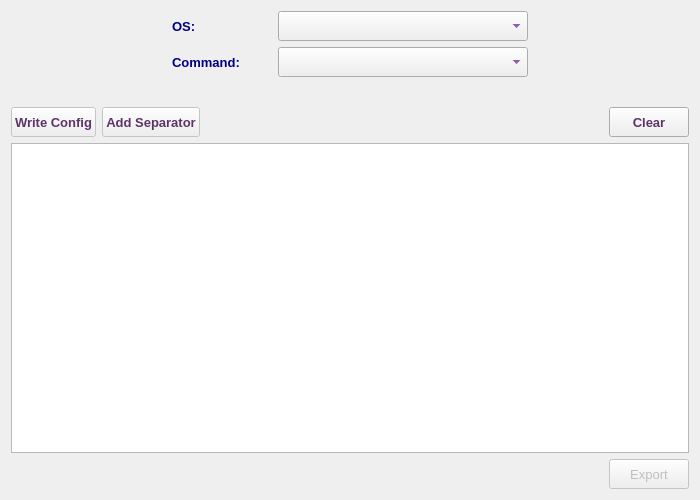
<?xml version="1.0" encoding="UTF-8"?>
<ui version="4.0">
 <class>NetworkAssistantDialog</class>
 <widget class="QDialog" name="NetworkAssistantDialog">
  <property name="geometry">
   <rect>
    <x>0</x>
    <y>0</y>
    <width>700</width>
    <height>500</height>
   </rect>
  </property>
  <property name="sizePolicy">
   <sizepolicy hsizetype="Preferred" vsizetype="Preferred">
    <horstretch>0</horstretch>
    <verstretch>0</verstretch>
   </sizepolicy>
  </property>
  <property name="minimumSize">
   <size>
    <width>700</width>
    <height>500</height>
   </size>
  </property>
  <property name="font">
   <font>
    <family>Tahoma</family>
    <pointsize>10</pointsize>
   </font>
  </property>
  <property name="windowTitle">
   <string>Network Assistant</string>
  </property>
  <property name="windowIcon">
   <iconset resource="../../../../image.qrc">
    <normaloff>:/Image/assistant.png</normaloff>:/Image/assistant.png</iconset>
  </property>
  <layout class="QVBoxLayout" name="verticalLayout_2">
   <item>
    <layout class="QHBoxLayout" name="horizontalLayout_3">
     <item>
      <widget class="QLabel" name="vendorLbl">
       <property name="minimumSize">
        <size>
         <width>50</width>
         <height>50</height>
        </size>
       </property>
       <property name="maximumSize">
        <size>
         <width>50</width>
         <height>50</height>
        </size>
       </property>
       <property name="font">
        <font>
         <family>Tahoma</family>
         <pointsize>10</pointsize>
        </font>
       </property>
       <property name="text">
        <string/>
       </property>
       <property name="pixmap">
        <pixmap resource="../../../../image.qrc">:/Image/Huawei.png</pixmap>
       </property>
       <property name="scaledContents">
        <bool>true</bool>
       </property>
      </widget>
     </item>
     <item>
      <layout class="QVBoxLayout" name="verticalLayout">
       <item>
        <layout class="QHBoxLayout" name="horizontalLayout">
         <item>
          <spacer name="horizontalSpacer">
           <property name="font">
            <font>
             <family>Tahoma</family>
             <pointsize>10</pointsize>
            </font>
           </property>
           <property name="orientation">
            <enum>Qt::Horizontal</enum>
           </property>
           <property name="sizeHint" stdset="0">
            <size>
             <width>40</width>
             <height>20</height>
            </size>
           </property>
          </spacer>
         </item>
         <item>
          <widget class="QLabel" name="sysnameLbl_2">
           <property name="minimumSize">
            <size>
             <width>100</width>
             <height>30</height>
            </size>
           </property>
           <property name="maximumSize">
            <size>
             <width>120</width>
             <height>30</height>
            </size>
           </property>
           <property name="font">
            <font>
             <family>Tahoma</family>
             <pointsize>10</pointsize>
             <weight>75</weight>
             <bold>true</bold>
            </font>
           </property>
           <property name="styleSheet">
            <string notr="true">color: rgb(0, 0, 127);</string>
           </property>
           <property name="text">
            <string>OS:</string>
           </property>
          </widget>
         </item>
         <item>
          <widget class="QComboBox" name="osCB">
           <property name="sizePolicy">
            <sizepolicy hsizetype="Preferred" vsizetype="Preferred">
             <horstretch>0</horstretch>
             <verstretch>0</verstretch>
            </sizepolicy>
           </property>
           <property name="minimumSize">
            <size>
             <width>250</width>
             <height>30</height>
            </size>
           </property>
           <property name="maximumSize">
            <size>
             <width>250</width>
             <height>30</height>
            </size>
           </property>
           <property name="font">
            <font>
             <family>Tahoma</family>
             <pointsize>10</pointsize>
             <weight>75</weight>
             <bold>true</bold>
            </font>
           </property>
           <property name="styleSheet">
            <string notr="true">color: rgb(85, 0, 127);</string>
           </property>
          </widget>
         </item>
         <item>
          <spacer name="horizontalSpacer_2">
           <property name="font">
            <font>
             <family>Tahoma</family>
             <pointsize>10</pointsize>
            </font>
           </property>
           <property name="orientation">
            <enum>Qt::Horizontal</enum>
           </property>
           <property name="sizeHint" stdset="0">
            <size>
             <width>40</width>
             <height>20</height>
            </size>
           </property>
          </spacer>
         </item>
        </layout>
       </item>
       <item>
        <layout class="QHBoxLayout" name="horizontalLayout_2">
         <item>
          <spacer name="horizontalSpacer_3">
           <property name="font">
            <font>
             <family>Tahoma</family>
             <pointsize>10</pointsize>
            </font>
           </property>
           <property name="orientation">
            <enum>Qt::Horizontal</enum>
           </property>
           <property name="sizeHint" stdset="0">
            <size>
             <width>40</width>
             <height>20</height>
            </size>
           </property>
          </spacer>
         </item>
         <item>
          <widget class="QLabel" name="sysnameLbl_3">
           <property name="minimumSize">
            <size>
             <width>100</width>
             <height>30</height>
            </size>
           </property>
           <property name="maximumSize">
            <size>
             <width>120</width>
             <height>30</height>
            </size>
           </property>
           <property name="font">
            <font>
             <family>Tahoma</family>
             <pointsize>10</pointsize>
             <weight>75</weight>
             <bold>true</bold>
            </font>
           </property>
           <property name="styleSheet">
            <string notr="true">color: rgb(0, 0, 127);</string>
           </property>
           <property name="text">
            <string>Command:</string>
           </property>
          </widget>
         </item>
         <item>
          <widget class="QComboBox" name="configCB">
           <property name="sizePolicy">
            <sizepolicy hsizetype="Preferred" vsizetype="Preferred">
             <horstretch>0</horstretch>
             <verstretch>0</verstretch>
            </sizepolicy>
           </property>
           <property name="minimumSize">
            <size>
             <width>250</width>
             <height>30</height>
            </size>
           </property>
           <property name="maximumSize">
            <size>
             <width>250</width>
             <height>30</height>
            </size>
           </property>
           <property name="font">
            <font>
             <family>Tahoma</family>
             <pointsize>10</pointsize>
             <weight>75</weight>
             <bold>true</bold>
            </font>
           </property>
           <property name="styleSheet">
            <string notr="true">color: rgb(85, 0, 127);</string>
           </property>
          </widget>
         </item>
         <item>
          <spacer name="horizontalSpacer_4">
           <property name="font">
            <font>
             <family>Tahoma</family>
             <pointsize>10</pointsize>
            </font>
           </property>
           <property name="orientation">
            <enum>Qt::Horizontal</enum>
           </property>
           <property name="sizeHint" stdset="0">
            <size>
             <width>40</width>
             <height>20</height>
            </size>
           </property>
          </spacer>
         </item>
        </layout>
       </item>
      </layout>
     </item>
     <item>
      <widget class="QLabel" name="label">
       <property name="minimumSize">
        <size>
         <width>50</width>
         <height>50</height>
        </size>
       </property>
       <property name="maximumSize">
        <size>
         <width>50</width>
         <height>50</height>
        </size>
       </property>
       <property name="font">
        <font>
         <family>Tahoma</family>
         <pointsize>10</pointsize>
        </font>
       </property>
       <property name="text">
        <string/>
       </property>
       <property name="pixmap">
        <pixmap resource="../../../../image.qrc">:/Image/assistant.png</pixmap>
       </property>
       <property name="scaledContents">
        <bool>true</bool>
       </property>
      </widget>
     </item>
    </layout>
   </item>
   <item>
    <widget class="QWidget" name="parentWidget" native="true">
     <property name="sizePolicy">
      <sizepolicy hsizetype="Expanding" vsizetype="Preferred">
       <horstretch>0</horstretch>
       <verstretch>0</verstretch>
      </sizepolicy>
     </property>
     <property name="font">
      <font>
       <family>Tahoma</family>
       <pointsize>10</pointsize>
      </font>
     </property>
     <layout class="QHBoxLayout" name="horizontalLayout_4"/>
    </widget>
   </item>
   <item>
    <layout class="QHBoxLayout" name="horizontalLayout_30">
     <item>
      <widget class="QPushButton" name="writeBtn">
       <property name="enabled">
        <bool>false</bool>
       </property>
       <property name="sizePolicy">
        <sizepolicy hsizetype="Preferred" vsizetype="Preferred">
         <horstretch>0</horstretch>
         <verstretch>0</verstretch>
        </sizepolicy>
       </property>
       <property name="minimumSize">
        <size>
         <width>0</width>
         <height>30</height>
        </size>
       </property>
       <property name="maximumSize">
        <size>
         <width>16777215</width>
         <height>30</height>
        </size>
       </property>
       <property name="font">
        <font>
         <family>Tahoma</family>
         <pointsize>10</pointsize>
         <weight>75</weight>
         <bold>true</bold>
        </font>
       </property>
       <property name="styleSheet">
        <string notr="true">color: rgb(92, 53, 102);</string>
       </property>
       <property name="text">
        <string>Write Config</string>
       </property>
       <property name="icon">
        <iconset resource="../../../../image.qrc">
         <normaloff>:/Image/write.png</normaloff>:/Image/write.png</iconset>
       </property>
       <property name="iconSize">
        <size>
         <width>20</width>
         <height>20</height>
        </size>
       </property>
      </widget>
     </item>
     <item>
      <widget class="QPushButton" name="sepBtn">
       <property name="enabled">
        <bool>false</bool>
       </property>
       <property name="sizePolicy">
        <sizepolicy hsizetype="Preferred" vsizetype="Preferred">
         <horstretch>0</horstretch>
         <verstretch>0</verstretch>
        </sizepolicy>
       </property>
       <property name="minimumSize">
        <size>
         <width>0</width>
         <height>30</height>
        </size>
       </property>
       <property name="maximumSize">
        <size>
         <width>16777215</width>
         <height>30</height>
        </size>
       </property>
       <property name="font">
        <font>
         <family>Tahoma</family>
         <pointsize>10</pointsize>
         <weight>75</weight>
         <bold>true</bold>
        </font>
       </property>
       <property name="styleSheet">
        <string notr="true">color: rgb(92, 53, 102);</string>
       </property>
       <property name="text">
        <string>Add Separator</string>
       </property>
       <property name="icon">
        <iconset resource="../../../../image.qrc">
         <normaloff>:/Image/separator.png</normaloff>:/Image/separator.png</iconset>
       </property>
       <property name="iconSize">
        <size>
         <width>20</width>
         <height>20</height>
        </size>
       </property>
      </widget>
     </item>
     <item>
      <spacer name="horizontalSpacer_31">
       <property name="font">
        <font>
         <family>Tahoma</family>
         <pointsize>10</pointsize>
        </font>
       </property>
       <property name="orientation">
        <enum>Qt::Horizontal</enum>
       </property>
       <property name="sizeHint" stdset="0">
        <size>
         <width>40</width>
         <height>20</height>
        </size>
       </property>
      </spacer>
     </item>
     <item>
      <widget class="QPushButton" name="clearBtn">
       <property name="enabled">
        <bool>true</bool>
       </property>
       <property name="sizePolicy">
        <sizepolicy hsizetype="Preferred" vsizetype="Preferred">
         <horstretch>0</horstretch>
         <verstretch>0</verstretch>
        </sizepolicy>
       </property>
       <property name="minimumSize">
        <size>
         <width>0</width>
         <height>30</height>
        </size>
       </property>
       <property name="maximumSize">
        <size>
         <width>16777215</width>
         <height>30</height>
        </size>
       </property>
       <property name="font">
        <font>
         <family>Tahoma</family>
         <pointsize>10</pointsize>
         <weight>75</weight>
         <bold>true</bold>
        </font>
       </property>
       <property name="styleSheet">
        <string notr="true">color: rgb(92, 53, 102);</string>
       </property>
       <property name="text">
        <string>Clear</string>
       </property>
       <property name="icon">
        <iconset resource="../../../../image.qrc">
         <normaloff>:/Image/clear.png</normaloff>:/Image/clear.png</iconset>
       </property>
       <property name="iconSize">
        <size>
         <width>20</width>
         <height>20</height>
        </size>
       </property>
      </widget>
     </item>
    </layout>
   </item>
   <item>
    <widget class="QPlainTextEdit" name="configTE">
     <property name="sizePolicy">
      <sizepolicy hsizetype="Expanding" vsizetype="Expanding">
       <horstretch>0</horstretch>
       <verstretch>0</verstretch>
      </sizepolicy>
     </property>
     <property name="font">
      <font>
       <family>Tahoma</family>
       <pointsize>10</pointsize>
       <weight>50</weight>
       <bold>false</bold>
      </font>
     </property>
     <property name="styleSheet">
      <string notr="true">color: rgb(96, 69, 103);</string>
     </property>
    </widget>
   </item>
   <item>
    <layout class="QHBoxLayout" name="horizontalLayout_32">
     <item>
      <spacer name="horizontalSpacer_33">
       <property name="font">
        <font>
         <family>Tahoma</family>
         <pointsize>10</pointsize>
        </font>
       </property>
       <property name="orientation">
        <enum>Qt::Horizontal</enum>
       </property>
       <property name="sizeHint" stdset="0">
        <size>
         <width>40</width>
         <height>20</height>
        </size>
       </property>
      </spacer>
     </item>
     <item>
      <widget class="QPushButton" name="exportBtn">
       <property name="enabled">
        <bool>false</bool>
       </property>
       <property name="sizePolicy">
        <sizepolicy hsizetype="Preferred" vsizetype="Preferred">
         <horstretch>0</horstretch>
         <verstretch>0</verstretch>
        </sizepolicy>
       </property>
       <property name="minimumSize">
        <size>
         <width>0</width>
         <height>30</height>
        </size>
       </property>
       <property name="maximumSize">
        <size>
         <width>16777215</width>
         <height>30</height>
        </size>
       </property>
       <property name="font">
        <font>
         <family>Tahoma</family>
         <pointsize>10</pointsize>
        </font>
       </property>
       <property name="text">
        <string>Export</string>
       </property>
       <property name="icon">
        <iconset resource="../../../../image.qrc">
         <normaloff>:/Image/report.png</normaloff>:/Image/report.png</iconset>
       </property>
       <property name="iconSize">
        <size>
         <width>20</width>
         <height>20</height>
        </size>
       </property>
      </widget>
     </item>
    </layout>
   </item>
  </layout>
 </widget>
 <tabstops>
  <tabstop>osCB</tabstop>
  <tabstop>configCB</tabstop>
  <tabstop>writeBtn</tabstop>
  <tabstop>sepBtn</tabstop>
  <tabstop>configTE</tabstop>
  <tabstop>exportBtn</tabstop>
  <tabstop>clearBtn</tabstop>
 </tabstops>
 <resources>
  <include location="../../../../image.qrc"/>
 </resources>
 <connections/>
</ui>
